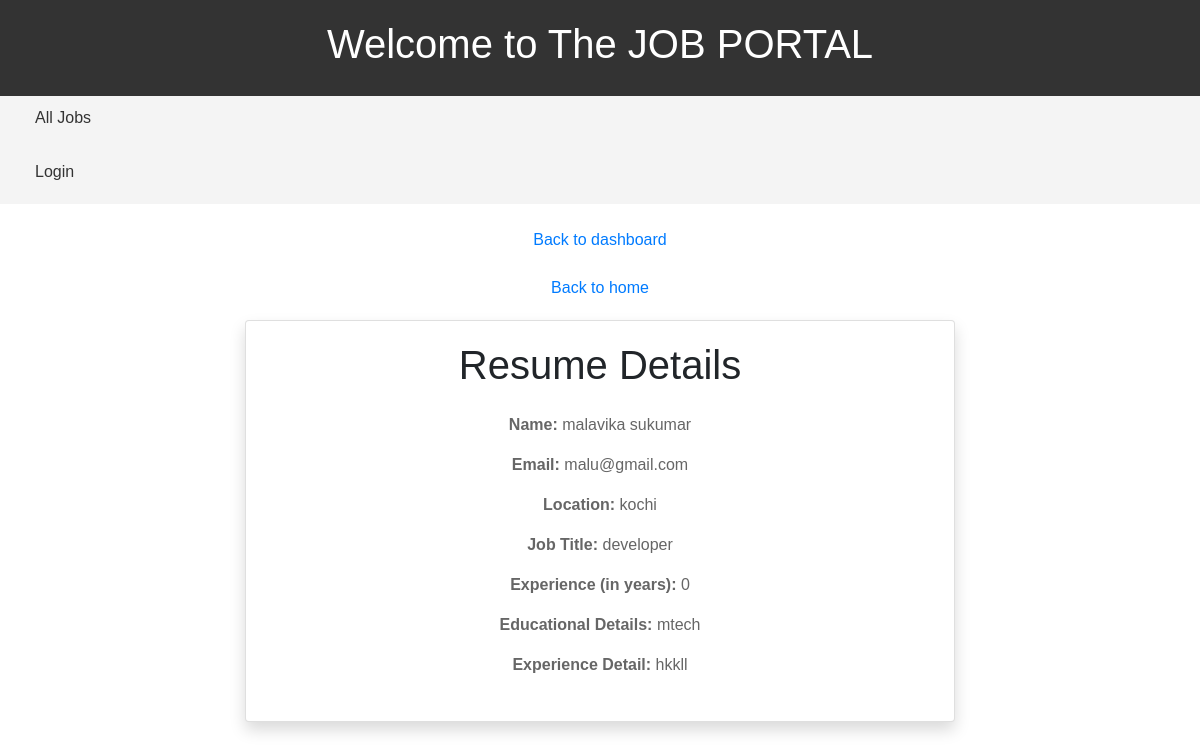
The page /resume/resume-detail/7/ on the database as committed earlier.
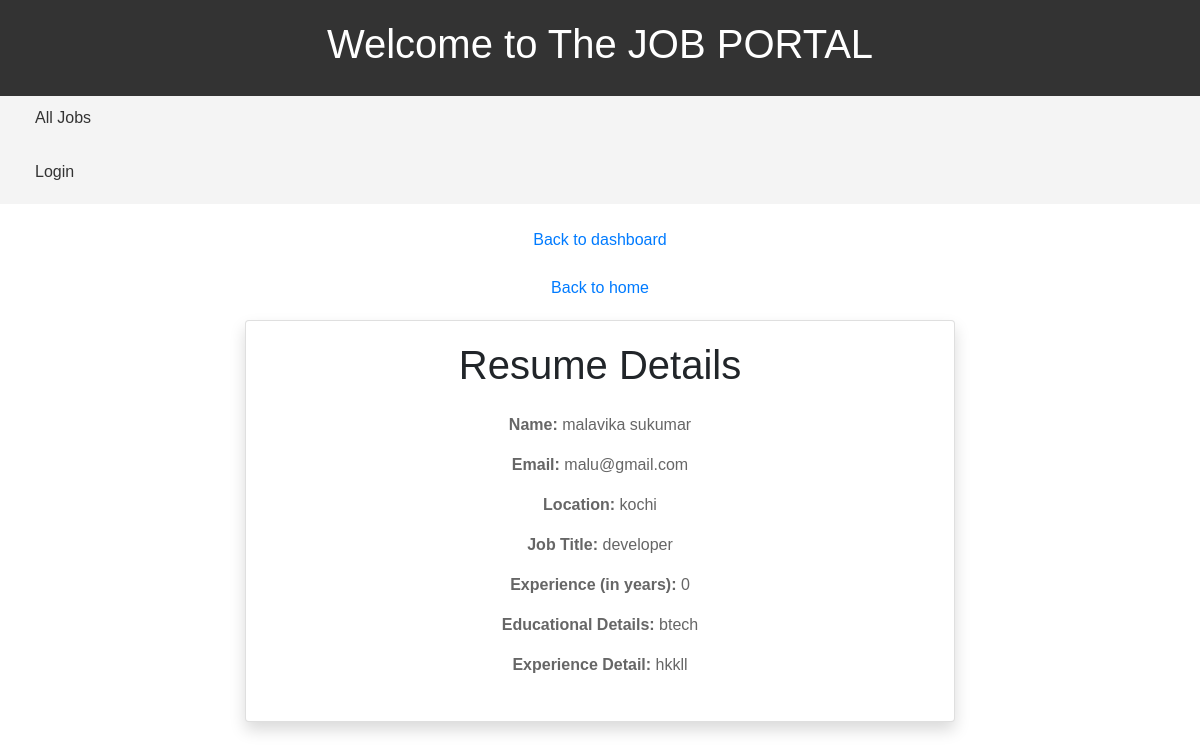
The same page on the database as committed later.
### resume/models.py (models this page shows, shortened)
class Resume(models.Model):
    user=models.OneToOneField(User,on_delete=models.CASCADE)
    first_name = models. CharField(max_length=100,null=True,blank=True)
    surname= models.CharField(max_length=100,null=True,blank=True)
    location = models.CharField(max_length=100,null=True,blank=True)
    job_title= models. CharField(max_length=100,null=True,blank=True)
    expierience_in_years=models.IntegerField(null=True,blank=True)
    educational_details=models.CharField(max_length=100,null=True,blank=True)
    expierience_detail=models.TextField(null=True,blank=True)

### users/models.py (models this page shows)
class User(AbstractUser):
    email=models.EmailField(unique=True)
    is_recruiter=models.BooleanField(default=False)
    is_applicant=models.BooleanField(default=False)
    has_resume=models.BooleanField(default=False)
    has_company=models.BooleanField(default=False)

### resume/views.py (the view)
# urls.py: path('resume-detail/<int:pk>/',resume_details,name="resume-details"),
def resume_details(request,pk):
    resume=Resume.objects.get(pk=pk)
    context = {'resume':resume}
    return render(request, 'resume/resume_details.html',context)

### templates/resume/resume_details.html (shortened to what this page needs)
{% extends 'users/base.html' %}
{% block content %}
<div class="container">
    <div class="row justify-content-center">
        <div class="col-md-8">
            <div class="card shadow">
                <div class="card-body">
                    <h1 class="card-title text-center mb-4">Resume Details</h1>
                    <p><strong>Name:</strong> {{ resume.first_name }} {{ resume.surname }}</p>
                    <p><strong>Email:</strong> {{ resume.user.email }}</p>
                    <p><strong>Location:</strong> {{ resume.location }}</p>
                    <p><strong>Job Title:</strong> {{ resume.job_title }}</p>
                    <p><strong>Experience (in years):</strong> {{ resume.expierience_in_years }}</p>
                    <p><strong>Educational Details:</strong> {{ resume.educational_details }}</p>
                    <p><strong>Experience Detail:</strong> {{ resume.expierience_detail }}</p>
                </div>
            </div>
        </div>
    </div>
</div>
{% endblock %}

Rows that differ between the two databases and show on the page:
changed Resume "malavika": educational_details "mtech" → "btech"
